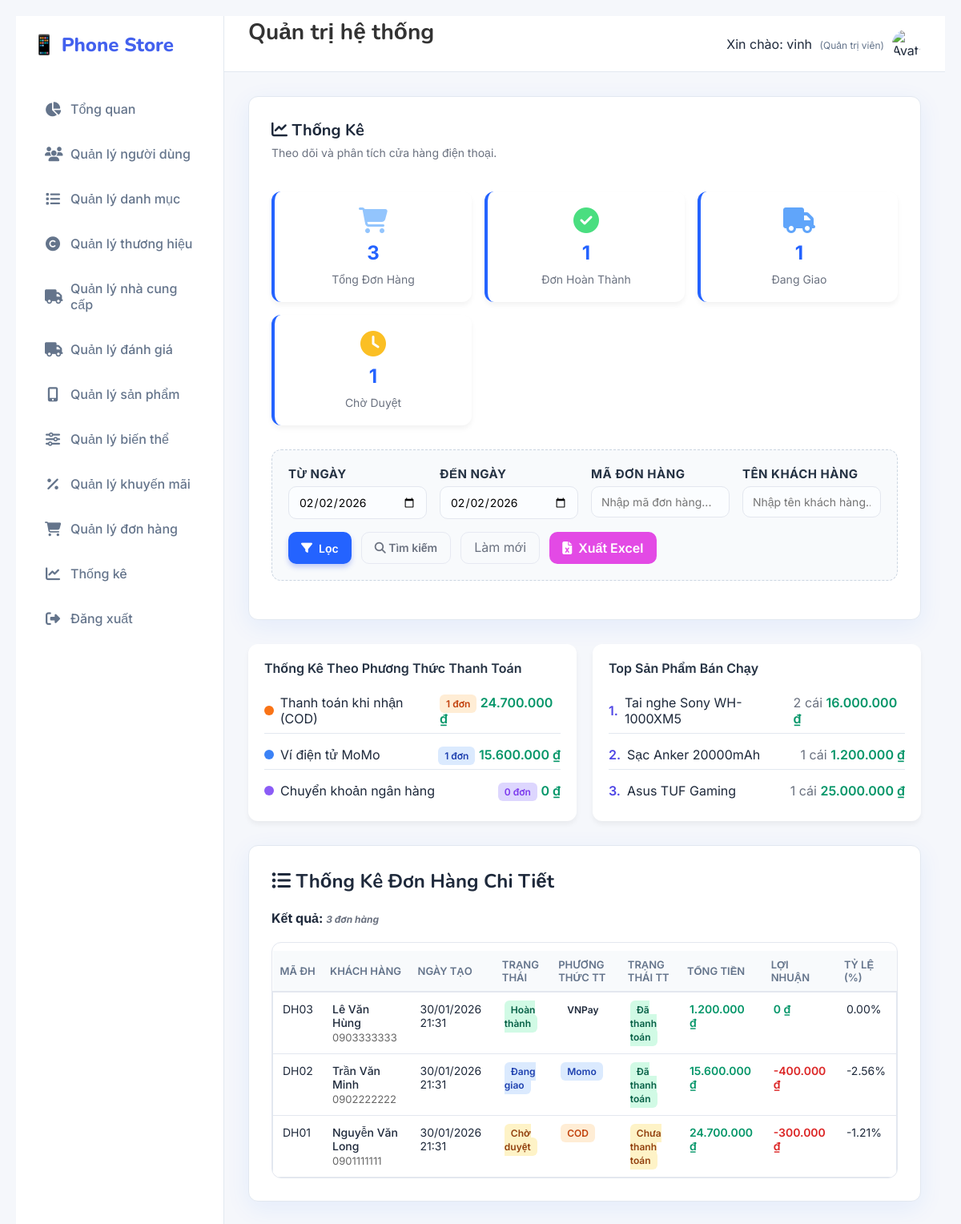
The app's page /Thongke (signed in) with its own data.
### tables this page shows
CREATE TABLE `don_hang` (
  `ma_don_hang` varchar(20) NOT NULL,
  `ma_user` varchar(20) NOT NULL,
  `ma_dia_chi` varchar(20) DEFAULT NULL,
  `ma_khuyen_mai` varchar(20) DEFAULT NULL,
  `tong_tien_hang` decimal(15,2) DEFAULT NULL,
  `thanh_toan` decimal(15,2) NOT NULL,
  `trang_thai_don_hang` enum('cho_duyet','dang_giao','hoan_thanh','da_huy') DEFAULT NULL,
  `ngay_tao` datetime DEFAULT current_timestamp()
);

CREATE TABLE `users` (
  `ma_user` varchar(20) NOT NULL,
  `ten_user` varchar(55) NOT NULL,
  `password` varchar(255) NOT NULL,
  `full_name` varchar(255) DEFAULT NULL,
  `email` varchar(55) DEFAULT NULL,
  `phan_quyen` enum('admin','khach_hang') NOT NULL DEFAULT 'khach_hang',
  `so_dien_thoai` varchar(20) DEFAULT NULL,
  `ngay_tao` datetime DEFAULT current_timestamp()
);

### MVC/Views/Pages/Thongkedoanhthu_v.php (the view, shortened to what the rows shown need)
<!DOCTYPE html>
<html lang="vi">
<head>
    <link rel="stylesheet" href="https://cdnjs.cloudflare.com/ajax/libs/font-awesome/6.4.0/css/all.min.css">
</head>
<body>
    <div class="card">
        <div class="actions-top">
            <div>
                <h1><i class="fa-solid fa-chart-line"></i> Thống Kê</h1>
            </div>
        </div>
    </div>
    <div class="card">
        <h2><i class="fa-solid fa-list-ul"></i> Thống Kê Đơn Hàng Chi Tiết</h2>
        <div class="table-container">
            <table>
                <thead>
                    <tr>
                        <th>Mã ĐH</th>
                        <th>Khách hàng</th>
                        <th>Ngày tạo</th>
                        <th>Trạng thái</th>
                        <th>Phương thức TT</th>
                        <th>Trạng thái TT</th>
                        <th>Tổng tiền</th>
                        <th>Lợi nhuận</th>
                        <th>Tỷ lệ (%)</th>
                    </tr>
                </thead>
                <tbody id="dhBody">
                    <?php
                    $danhSachDonHang = $data['danhsachdonhang'] ?? [];
                    if (is_resource($danhSachDonHang) || $danhSachDonHang instanceof mysqli_result) {
                        $orders = [];
                        while ($row = mysqli_fetch_assoc($danhSachDonHang)) {
                            $orders[] = $row;
                        }
                    } else {
                        $orders = $danhSachDonHang;
                    }
                    if (!empty($orders)):
                        foreach ($orders as $order):
                    ?>
                    <tr>
                        <td><?php echo htmlspecialchars($order['ma_don_hang'] ?? 'N/A'); ?></td>
                        <td>
                            <div style="font-weight: 500;"><?php echo htmlspecialchars($order['ten_khach_hang'] ?? 'N/A'); ?></div>
                            <div style="font-size: 13px; color: #666; margin-top: 2px;"><?php echo htmlspecialchars($order['so_dien_thoai'] ?? 'N/A'); ?></div>
                        </td>
                        <td><?php echo isset($order['ngay_tao']) ? date('d/m/Y H:i', strtotime($order['ngay_tao'])) : 'N/A'; ?></td>
                        <td>
                            <?php
                            $status = $order['trang_thai_don_hang'] ?? '';
                            [$bg, $color, $label] = match($status) {
                                'cho_duyet'  => ['#fef3c7', '#92400e', 'Chờ duyệt'],
                                'dang_giao'  => ['#dbeafe', '#1e40af', 'Đang giao'],
                                'hoan_thanh' => ['#d1fae5', '#065f46', 'Hoàn thành'],
                                'da_huy'     => ['#fee2e2', '#991b1b', 'Đã hủy'],
                                default      => ['#f3f4f6', '#374151', 'Không rõ'],
                            };
                            ?>
                            <span class="status-badge status-<?php echo str_replace('_', '-', $status); ?>" style="background:<?php echo $bg; ?>; color:<?php echo $color; ?>">
                                <?php echo $label; ?>
                            </span>
                        </td>
                        <td>
                            <?php if ($order['phuong_thuc']): ?>
                                <span class="status-badge payment-<?php echo strtolower($order['phuong_thuc']); ?>">
                                    <?php echo $order['phuong_thuc']; ?>
                                </span>
                            <?php else: ?>
                                <span style="color: #9ca3af;">N/A</span>
                            <?php endif; ?>
                        </td>
                        <td>
                            <?php if ($order['trang_thai_thanh_toan']): ?>
                                <span class="status-badge" style="background: <?php echo $order['trang_thai_thanh_toan'] === 'da_thanh_toan' ? '#d1fae5' : '#fef3c7'; ?>;
                                      color: <?php echo $order['trang_thai_thanh_toan'] === 'da_thanh_toan' ? '#065f46' : '#92400e'; ?>">
                                    <?php echo $order['trang_thai_thanh_toan'] === 'da_thanh_toan' ? 'Đã thanh toán' : 'Chưa thanh toán'; ?>
                                </span>
                            <?php else: ?>
                                <span style="color: #9ca3af;">N/A</span>
                            <?php endif; ?>
                        </td>
                        <td><span class="currency"><?php echo number_format($order['tong_tien_hang'] ?? 0, 0, ',', '.'); ?> ₫</span></td>
                        <td><span class="currency <?php echo ($order['loi_nhuan'] ?? 0) < 0 ? 'loss' : ''; ?>"><?php echo number_format($order['loi_nhuan'] ?? 0, 0, ',', '.'); ?> ₫</span></td>
                        <td><?php echo number_format($order['ty_le_lai'] ?? 0, 2); ?>%</td>
                    </tr>
                    <?php
                        endforeach;
                    else:
                    ?>
                    <tr>
                        <td colspan="9" style="text-align: center; color: #6b7280;">Không có đơn hàng nào</td>
                    </tr>
                    <?php endif; ?>
                </tbody>
            </table>
        </div>
    </div>
</body>
</html>

### records on screen
don_hang: ma_don_hang "DH03", ma_user.full_name "Lê Văn Hùng", ma_user.so_dien_thoai "0903333333", ngay_tao "30/01/2026 21:31", label "Hoàn thành", phuong_thuc "VNPay", shows "Đã thanh toán", tong_tien_hang "1.200.000", loi_nhuan "0", ty_le_lai "0.00"
don_hang: ma_don_hang "DH02", ma_user.full_name "Trần Văn Minh", ma_user.so_dien_thoai "0902222222", ngay_tao "30/01/2026 21:31", label "Đang giao", phuong_thuc "Momo", shows "Đã thanh toán", tong_tien_hang "15.600.000", loi_nhuan "-400.000", ty_le_lai "-2.56"
don_hang: ma_don_hang "DH01", ma_user.full_name "Nguyễn Văn Long", ma_user.so_dien_thoai "0901111111", ngay_tao "30/01/2026 21:31", label "Chờ duyệt", phuong_thuc "COD", shows "Chưa thanh toán", tong_tien_hang "24.700.000", loi_nhuan "-300.000", ty_le_lai "-1.21"

### other values on screen
$_SESSION['user_name'] "vinh"
$data['tongquan']['tong_don'] "3"
$data['tongquan']['hoan_thanh'] "1"
$data['tongquan']['dang_giao'] "1"
$data['tongquan']['cho_duyet'] "1"
$data['thongkephuongthuc']['cod']['so_don'] "1"
$data['thongkephuongthuc']['cod']['doanh_thu'] "24.700.000"
$data['thongkephuongthuc']['momo']['so_don'] "1"
$data['thongkephuongthuc']['momo']['doanh_thu'] "15.600.000"
$data['thongkephuongthuc']['banking']['so_don'] "0"
$data['thongkephuongthuc']['banking']['doanh_thu'] "0"
$product['ten_san_pham'] "Tai nghe Sony WH-1000XM5"
$product['tong_ban'] "2"
$product['doanh_thu'] "16.000.000"
$product['ten_san_pham'] "Sạc Anker 20000mAh"
